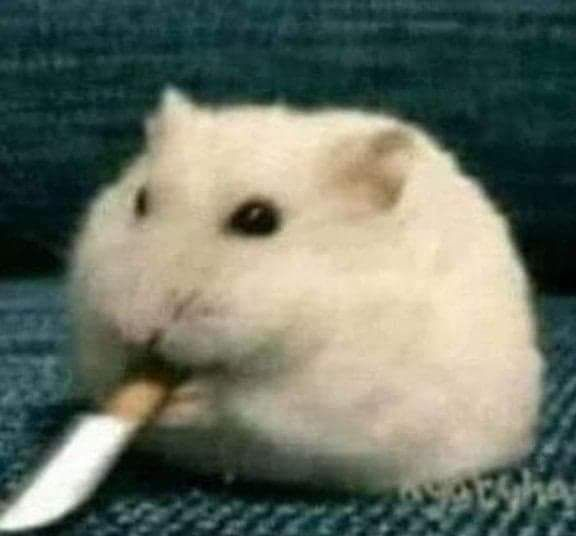
#> input picture Resources/6226966885ebe957a8dc21efae2971ad.jpg, 576 x 536 px, given in place of 1M-2L-1P-1CL-1C (1).png, which was not available; the run also reads 1 picture not shown here
$ python TemplateMain.py
#> lines starting #> are read from the running program, lines starting #| are printed output that depends on the picture; pictures that were not available may be replaced by others from this repository, and a replacement may not be noted
### CroppingTemplate.py
import cv2 as cv

cropping = False
showCropping = True
x_start, y_start, x_end, y_end = 0, 0, 0, 0
tempimage = cv.imread("Resources/1M-2L-1P-1CL-1C (1).png")
#> tempimage is the input picture: shape (536, 576, 3); mean B, G, R 101.3, 114.3, 106.8

# mouse_crop() is the event called in template_cropping() as a setMouseCallBack
# and handles the actual user inputs
# [20 lines left out: function mouse_crop, not called in this run]

# template_cropping() takes an input image and returns a list of coordinates indicating the template area
# Takes originally inspiration from: https://www.life2coding.com/crop-image-using-mouse-click-movement-python/
def template_cropping(image):

    # Opens window with name image with the input picture
    cv.namedWindow("image")
    tempimage = image

    # Runs the mouse_crop as a MouseCallback event to take the users mouse input
    cv.setMouseCallback("image", mouse_crop)

    # Within the while statement is where the red rectangle is being drawn while the user is currently cropping
    while showCropping:
        i = image.copy()
        if not cropping:
            cv.imshow("image", image)
        elif cropping:
            cv.rectangle(i, (x_start, y_start), (x_end, y_end), (0, 0, 255), 2)
            cv.imshow("image", i)
        cv.waitKey(1)

    # Close all open windows
    cv.destroyAllWindows()

    # Saves all the final coordinates in a list called result then returning it
    result = [x_start, y_start, x_end, y_end]
    return result

# Crop() takes the image and coordinates and crops the image accordingly
# [14 lines left out: functions crop, combinedCrop, not called in this run]

### TemplateMatchingAutomated.py
import cv2 as cv
import numpy as np
from NonMaximaSupression import non_max_suppression

#read image
inputPic = cv.imread("Resources/input picture.jpg")

#convert the image
input_gray = cv.cvtColor(inputPic, cv.COLOR_BGR2GRAY)
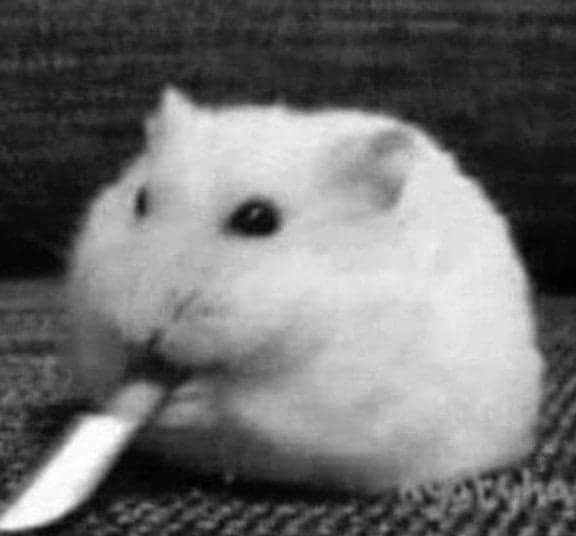
#> input_gray: shape (536, 576); min 0, max 255, mean 110.6

templateTest = cv.imread("Output/CroppedPicture.jpg", 0)
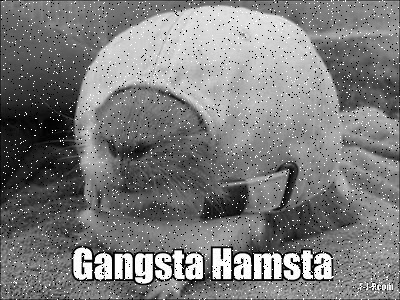
#> input picture Resources/hamsta input.jpg, 400 x 300 px, given in place of CroppedPicture.jpg, which was not available
#> templateTest is the input picture: shape (300, 400); min 0, max 255, mean 123.9

# [35 lines left out: function TemplateMatching, not called in this run]

### TemplateMain.py
import cv2 as cv
import numpy as np

from CroppingTemplate import template_cropping, crop
from TemplateMatchingAutomated import TemplateMatching
from NoiseReduction import median_filter, convolve, generate_gaussian_kernel
from Morphology import inbuiltMorphology, OpType, morphology, Closing
from TemplateMatchingHandwritten import ManualTemplateMatching
from PointProcessing import IncreaseContrast

currentImageName = "3L-3L-2P-3CL-2C-20A (1).JPEG"
currentDirectory = "Lego/GreenBackground"
imageInput = cv.imread(F"Resources/JPEGbilleder/{currentDirectory}/{currentImageName}")
imageInput = np.array(imageInput, dtype=np.uint8)
tempImage = imageInput

# Settings
gaussian_radius = 20
newGauss = True
closing_kernel = 5
structuring_element_erosion = 3
structuring_element_dilation = [[0, 1, 0], [1, 1, 1], [0, 1, 0]]
contrast_multiplier = 2

# These can be changed between True / False to include or exclude different types of image processing.
resize = True
medianFilter = False
convolve_with_gaussian = True
applyContrast = True
binaryThresh = False
closing = False
testing = False  # This will write the output image, closed image and template to files in the "Output" folder.
# Don't forget to rename the outputs in the bottom of the script, if testing is enabled.
# -------------------------------
# What to display after the program runs
displayMatchingResult = True
displayClosing = False
displayTemplate = True
displayBinaryThresh = False
displayBlurred = False
displaySubtracted = False
displayContrast = False
# -------------------------------
# Warning: Modifying these can crash the program
tempCoords = True
adjustImgSize = True
subtractBlurred = True
createTemplate = True
matchTemplates = True
# -------------------------------

if resize:
    print("Resizing image...")
    scale_percent = 50  # percent of original size
    width = int(tempImage.shape[1] * scale_percent / 100)
#> width = 200
    height = int(tempImage.shape[0] * scale_percent / 100)
#> height = 150
    dim = (width, height)
#> dim = (200, 150)
    tempImage = cv.resize(tempImage, dim, interpolation=cv.INTER_AREA)
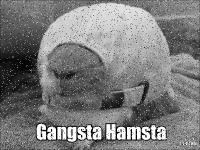
#> tempImage: shape (150, 200, 3); min 0, max 255, mean 124.1
    imageInput = tempImage

# Grab template coordinates
if tempCoords:
    print("Generating template coordinates...")
    template_coords = template_cropping(tempImage)


tempImage = np.array(tempImage, dtype=np.uint8)

# Run median filter

if medianFilter:
    print("Applying median filter...")
    tempImage = median_filter(tempImage, 3)
    # median_filtered_img = tempImage

# Convolve with gaussian happens here
if convolve_with_gaussian:
    if newGauss:
        print("Generating new gaussian kernel...")
        gaussian_kernel = generate_gaussian_kernel(gaussian_radius, 15)
        file = open("savedGauss", "wb")
        np.save(file, gaussian_kernel)
        file.close
    print("Applying gaussian filter...")
    file = open("savedGauss", "rb")
    savedGauss = np.load(file)
    # print(savedGauss)
    image_blurred = convolve(tempImage, savedGauss)
    if adjustImgSize:
        image_resize = tempImage[gaussian_radius:tempImage.shape[0]-gaussian_radius, gaussian_radius:tempImage.shape[1]-gaussian_radius]
        print("Subtracting blurred image from original...")
        if subtractBlurred:
            tempImage = cv.subtract(image_resize, image_blurred)
            image_subtracted = tempImage

if applyContrast:
    tempImage = IncreaseContrast(tempImage, contrast_multiplier)
    contrasted = tempImage

# Binary thresholding happens here
if binaryThresh:
    print("Applying binary thresholding...")
    ret, tempImage = cv.threshold(tempImage, 25, 255, cv.THRESH_BINARY)
    image_binary = tempImage


# Run closing operation
if closing:
    print("Running closing operation...")
    tempImage = inbuiltMorphology(tempImage, closing_kernel, OpType.Closing)
    image_closed = tempImage


# Crop out the selected template using coordinates
if createTemplate & tempCoords:
    print("Cropping template...")
    template = crop(tempImage, template_coords[0] - gaussian_radius, template_coords[1] - gaussian_radius, template_coords[2] - gaussian_radius, template_coords[3] - gaussian_radius)


# Match template against processed image
if matchTemplates & createTemplate & tempCoords:
    print("Running template matching...")
    tempImage, templateMatching_count = TemplateMatching(imageInput, tempImage, template, gaussian_radius)

print("Generating image text...")
tempImage = cv.putText(tempImage, F"{templateMatching_count}", (15, 65), 1, 4, (0, 0, 255), 5, cv.LINE_AA)

# Display images generated along the way
if convolve_with_gaussian:
    if displayBlurred:
        cv.imshow("blur", image_blurred)
    if displaySubtracted:
        cv.imshow("Subtracted", image_subtracted)

if applyContrast & displayContrast:
    cv.imshow("Contrast", contrasted)

if binaryThresh & displayBinaryThresh:
    cv.imshow("Binary", image_binary)

if createTemplate & tempCoords & displayTemplate:
    cv.imshow("template", template)

if createTemplate & matchTemplates & tempCoords & displayMatchingResult:
    cv.imshow("template matching", tempImage)

if closing & displayClosing:
    cv.imshow("Closed", image_closed)

if testing:
    cv.imwrite(F'Output/Test2/{currentDirectory}/{currentImageName}_result.png', tempImage)
    cv.imwrite(F'Output/Test2/{currentDirectory}/{currentImageName}_final.png', contrasted)
    cv.imwrite(F'Output/Test2/{currentDirectory}/{currentImageName}_template.png', template)

cv.waitKey(0)
